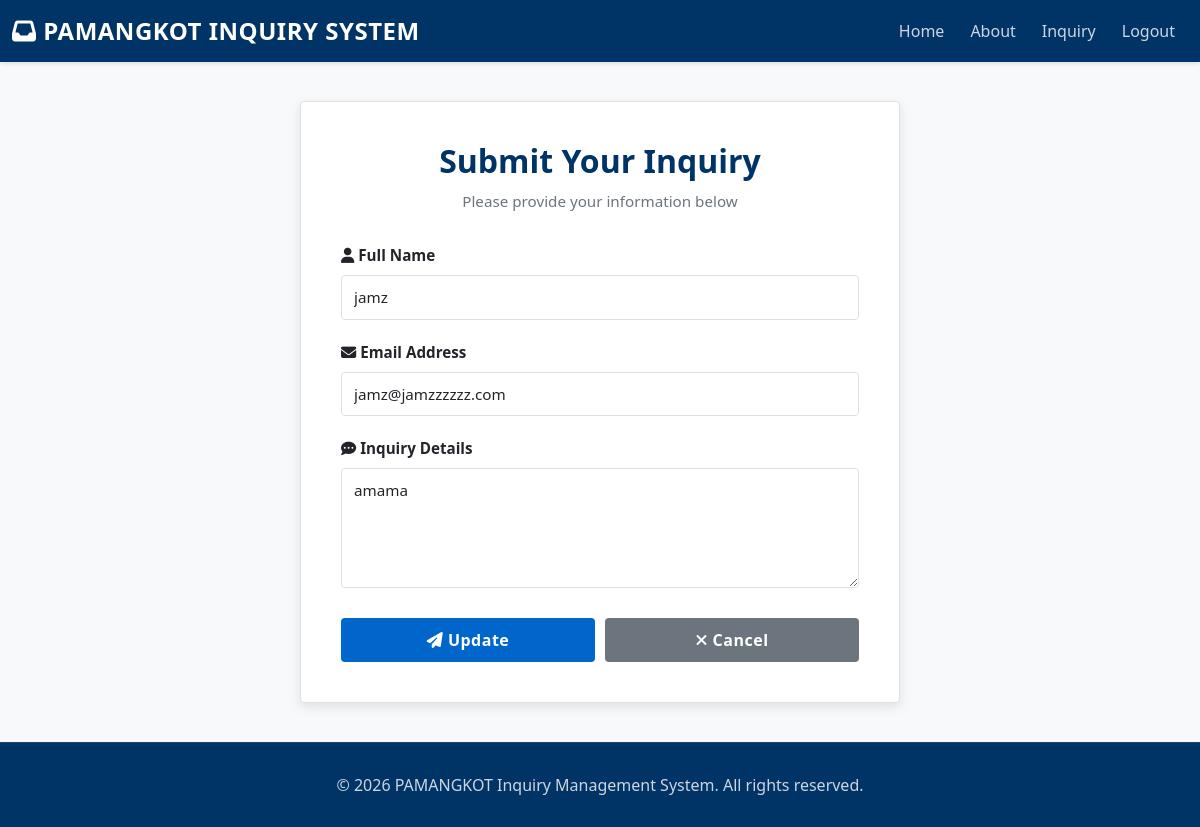
Screenshot of /inquiry/10/edit (signed in) with the database file from the repository.
### tables this page shows
CREATE TABLE inquiry (id integer primary key autoincrement, name text, email text, inquiry text);

### capstone.py (the view)
@app.route('/inquiry/<int:inquiry_id>/edit', methods=['GET'])
def edit_inquiry(inquiry_id):
    if 'user_logged_in' not in session:
        flash('Please log in to access this page', 'warning')
        return redirect(url_for('index'))
    initDB()
    row = getInquiryById(inquiry_id)
    if not row:
        flash('Inquiry not found', 'danger')
        return redirect(url_for('dashboard'))
    return render_template('inquiry-form.html', action_url=url_for('update_inquiry', inquiry_id=inquiry_id), submit_label='Update', name_value=row[1], email_value=row[2], inquiry_value=row[3])

### capstone.py (called while the page is built)
def initDB():
    connection = sqlite3.connect("database.db")
    _cursor = connection.cursor()
    _cursor.execute("CREATE TABLE IF NOT EXISTS inquiry (id integer primary key autoincrement, name text, email text, inquiry text)")
    _cursor.execute("CREATE TABLE IF NOT EXISTS users (id integer primary key autoincrement, username text unique, password text)")
    _cursor.close()
    connection.commit()
    connection.close()

def getInquiryById(inquiry_id):
    connection = sqlite3.connect("database.db")
    _cursor = connection.cursor()
    _cursor.execute("SELECT * FROM inquiry WHERE id = ?", (inquiry_id,))
    row = _cursor.fetchone()
    _cursor.close()
    connection.close()
    return row

### templates/inquiry-form.html (shortened to what this page needs)
{% extends "base.html" %}
{% block content %}
<div class="inquiry-wrapper">
    <div class="inquiry-card">
        <h2>Submit Your Inquiry</h2>
        <p class="subtitle">Please provide your information below</p>
        <form method="POST" action="{{ action_url if action_url else url_for('add_record') }}">
            <div class="form-group">
                <label for="txtName" class="form-label">
                    <i class="fas fa-user"></i> Full Name
                </label>
                <input type="text" class="form-control" id="txtName" name="txtName" required value="{{ name_value if name_value is defined else '' }}">
            </div>
            <div class="form-group">
                <label for="txtEmail" class="form-label">
                    <i class="fas fa-envelope"></i> Email Address
                </label>
                <input type="email" class="form-control" id="txtEmail" name="txtEmail" required value="{{ email_value if email_value is defined else '' }}">
            </div>
            <div class="form-group">
                <label for="txtInquiry" class="form-label">
                    <i class="fas fa-comment-dots"></i> Inquiry Details
                </label>
                <textarea class="form-control" id="txtInquiry" name="txtInquiry" placeholder="Please describe your inquiry in detail..." required>{{ inquiry_value if inquiry_value is defined else '' }}</textarea>
            </div>
            <div class="button-group">
                <button type="submit" class="btn btn-primary">
                    <i class="fas fa-paper-plane"></i> {{ submit_label if submit_label is defined else 'Submit' }}
                </button>
                <a href="/" class="btn btn-secondary">
                    <i class="fas fa-times"></i> Cancel
                </a>
            </div>
        </form>
    </div>
</div>
{% endblock %}

### templates/base.html (style rules this page uses)
* { margin: 0; padding: 0; box-sizing: border-box; }
:root { --primary-color: #003366; --secondary-color: #0066cc; --accent-color: #1a8cff; --light-bg: #f8f9fa; --card-bg: #ffffff; --border-color: #dee2e6; --text-primary: #212529; --text-secondary: #6c757d; --success-color: #28a745; --danger-color: #dc3545; }
body { background-color: var(--light-bg); color: var(--text-primary); font-family: 'Segoe UI', Tahoma, Geneva, Verdana, sans-serif; min-height: 100vh; display: flex; flex-direction: column; }
.form-control, .form-select, textarea { border: 1px solid var(--border-color); border-radius: 4px; padding: 10px 12px; font-size: 0.95rem; transition: all 0.3s ease; }
.form-label { color: var(--text-primary); font-weight: 600; margin-bottom: 8px; font-size: 0.95rem; }
.btn { border-radius: 4px; font-weight: 600; padding: 10px 24px; border: none; transition: all 0.3s ease; text-transform: capitalize; letter-spacing: 0.5px; }
.btn-primary { background-color: var(--secondary-color); color: #ffffff; }
.btn-secondary { background-color: var(--text-secondary); color: #ffffff; }
h1, h2, h3, h4, h5, h6 { color: var(--primary-color); font-weight: 600; margin-bottom: 15px; }
h2 { font-size: 2rem; }

### templates/inquiry-form.html (style rules this page uses)
.inquiry-wrapper { width: 100%; display: flex; justify-content: center; align-items: center; height: calc(100vh - 160px); padding: 20px; box-sizing: border-box; }
.inquiry-card { width: 100%; max-width: 600px; background: var(--card-bg); border: 1px solid var(--border-color); border-radius: 4px; box-shadow: 0 4px 12px rgba(0, 0, 0, 0.1); padding: 40px; margin: 0 auto; }
.inquiry-card h2 { margin-bottom: 10px; text-align: center; border-bottom: none; }
.inquiry-card .subtitle { text-align: center; color: var(--text-secondary); margin-bottom: 30px; font-size: 0.95rem; }
.form-group { margin-bottom: 20px; }
textarea.form-control { resize: vertical; min-height: 120px; }
.button-group { display: flex; gap: 10px; margin-top: 30px; }
.button-group .btn { flex: 1; }

### rows the page displays
inquiry: txtName "jamz", txtEmail "jamz@jamzzzzzz.com", txtInquiry "amama"

### other values shown
{{ submit_label if submit_label is defined else 'Submit' }} "Update"
